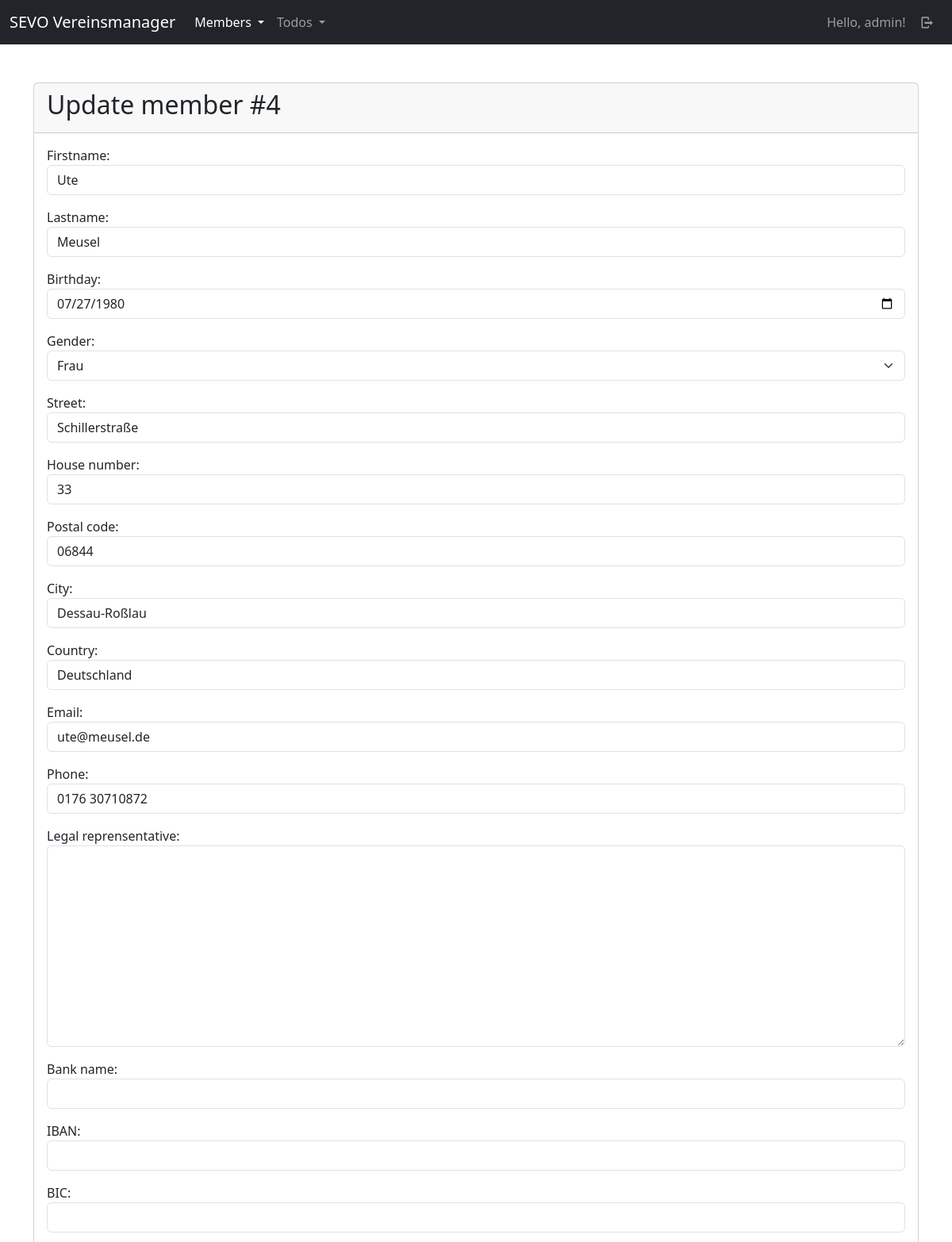
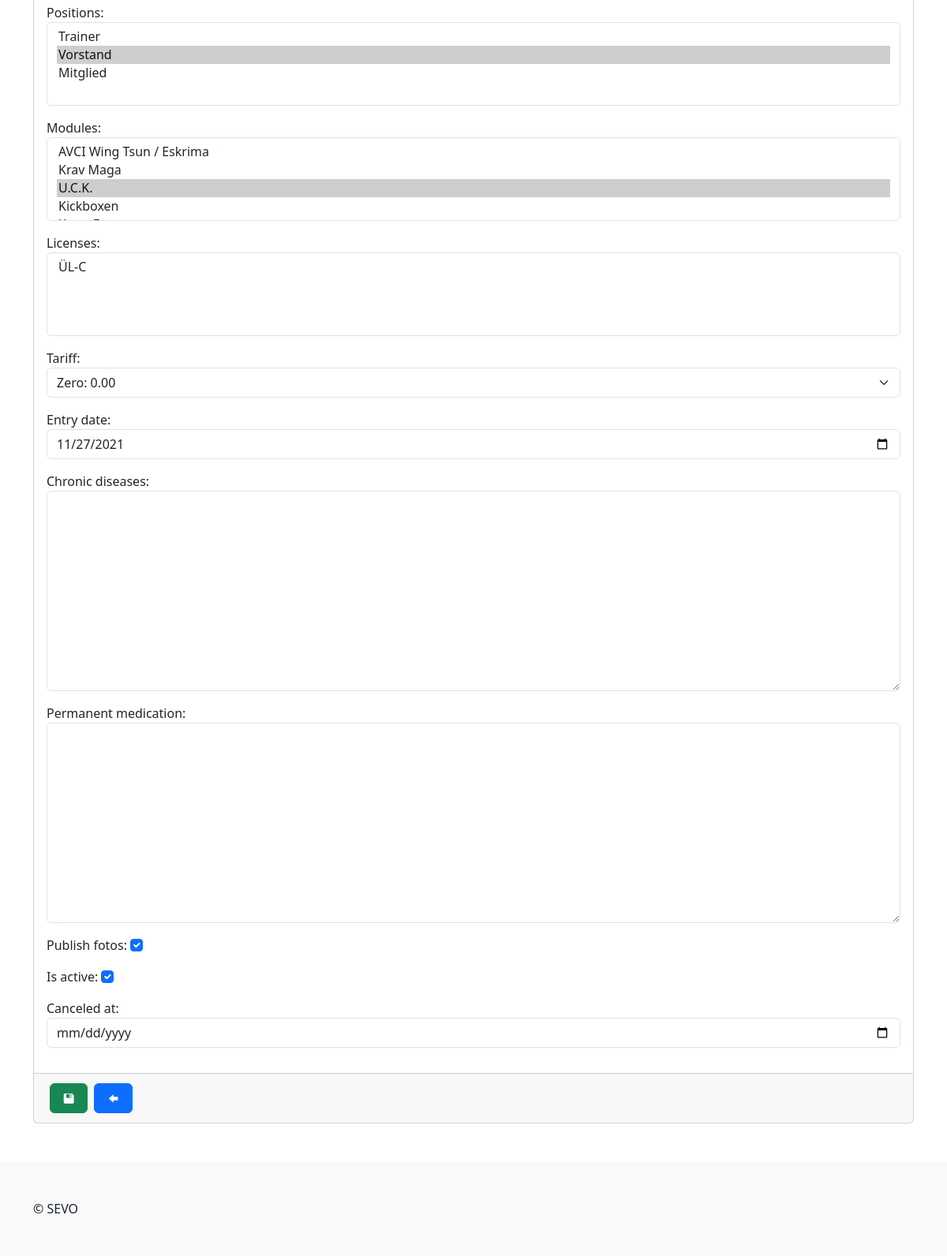
Page /mbrs/member/update/4 (signed in) on the committed database (2 pictures, top to bottom).
### members/models.py (models this page shows, shortened)
class Member(models.Model):
    firstname = models.CharField(max_length=255)
    lastname = models.CharField(max_length=255)
    birthday = models.DateField()
    gender = models.ForeignKey(Gender, blank=True, null=True, on_delete=models.SET_NULL)
    street = models.CharField(max_length=255)
    house_number = models.CharField(max_length=50)
    postal_code = models.CharField(max_length=50)
    city = models.CharField(max_length=255)
    country = models.CharField(max_length=255)
    email = models.EmailField(blank=True)
    phone = models.CharField(max_length=50, blank=True)
    legal_representative = models.TextField(blank=True)
    bankname = models.CharField(max_length=255, blank=True)
    iban = models.CharField(max_length=50, blank=True)
    bic = models.CharField(max_length=50, blank=True)
    positions = models.ManyToManyField(Position, blank=True)
    modules = models.ManyToManyField(Module, blank=True)
    licenses = models.ManyToManyField(License, blank=True)
    tariff = models.ForeignKey(Tariff, blank=True, null=True, on_delete=models.SET_NULL)
    entry_date = models.DateField(null=True)
    chronic_diseases = models.TextField(null=True, blank=True)
    permanent_medication = models.TextField(null=True, blank=True)
    publish_fotos = models.BooleanField(default=False)
    is_active = models.BooleanField(default=True)
    canceled_at = models.DateField(blank=True, null=True)
    created_at = models.DateTimeField(auto_now_add=True)
    updated_at = models.DateTimeField(auto_now=True)
    class Meta:
        ordering = ["-updated_at"]

### members/views/members.py (the view)
# urls.py: path("member/update/<int:id>", members.update, name="members-member-update"),
@login_required(login_url="sevo-auth-login")
def update(request, id):
    member = get_object_or_404(models.Member, id=id)
    if request.method == "POST":
        form = forms.MemberForm(request.POST, instance=member)
        if form.is_valid():
            form.save()
            messages.add_message(request, messages.SUCCESS, _("Member was updated!"))
            url = reverse("members-member-index")
            return HttpResponseRedirect(url)
        else:
            messages.add_message(request, messages.ERROR, _("Failed, member was not created!"))
    else:
        form = forms.MemberForm(instance=member)
    return render(request, "members/member/create_update.html",  {
        "title": _("Update member") + f" #{member.id}",
        "form": form,
        "submit_label": _("Update")
    })

### members/models.py (called while the page is built)
    def __str__(self):
        return self.title

    def __str__(self):
        return self.title

    def __str__(self):
        return f"{self.title}: {self.amount}"

    def __str__(self):
        return self.title

    def __str__(self):
        return f"{self.title}"

### members/templates/members/member/create_update.html (shortened to what this page needs)
{% extends "base_main.html" %}
{% load i18n %}
{% block main %}
    <div class="card">
        <form action="" method="post">
            <div class="card-header">
                <h2>{{ title }}</h2>
            </div>
            <div class="card-body">
                {% for field in form %}
                    <div class="mb-3">
                        {{ field.label_tag }}
                        {{ field }}
                    </div>
                {% endfor %}
            </div>
            <div class="card-footer">
                <div class="d-flex justify-content-start align-content-center">
                    <button type="submit" class="btn btn-success m-1"><i class="demo-icon icon-floppy"></i></button>
                    <button type="button" class="btn btn-primary back-link m-1"><i class="demo-icon icon-left"></i></button>
                </div>
            </div>
        </form>
    </div>
{%  endblock %}

### templates/partials/_navbar_drop_down.html (shortened to what this page needs)
{% load i18n %}
<nav class="navbar navbar-expand-lg navbar-dark bg-dark">
    <div class="container-fluid">
        <a class="navbar-brand" href="/">SEVO Vereinsmanager</a>
        <div class="collapse navbar-collapse" id="navbarContent">
            <ul class="navbar-nav me-auto mb-2 mb-lg-0">
                {% if user.is_authenticated %}
                <li class="nav-item dropdown">
                    <a class="nav-link dropdown-toggle {% if "mbrs" in request.path %} active{% endif %}"{% if "mbrs" in request.path %} aria-current="page"{% endif %} href="#" role="button" data-bs-toggle="dropdown" aria-expanded="false">
                      {% trans "Members" %}
                    </a>
                  </li>
                  <li class="nav-item dropdown">
                    <a class="nav-link dropdown-toggle {% if "tds" in request.path %} active{% endif %}"{% if "tds" in request.path %} aria-current="page"{% endif %} href="#" role="button" data-bs-toggle="dropdown" aria-expanded="false">
                      {% trans "Todos" %}
                    </a>
                  </li>
                {% endif %}
            </ul>
            <ul class="navbar-nav mb-2 mb-lg-0">
                {% if user.is_authenticated %}
                    <li class="nav-item">
                        <a class="nav-link" href="{% url "sevo-auth-user-detail" %}">{% trans "Hello" %}, {{ user }}!</a>
                    </li>
                    <li class="nav-item">
                        <a class="nav-link" href="{% url "sevo-auth-logout" %}"><i class="demo-icon icon-logout"></i></a>
                    </li>
                {% else %}
                    <li class="nav-item">
                        <a class="nav-link {% if "login" in request.path %} active{% endif %}"{% if "members" in request.path %} aria-current="page"{% endif %} href="{% url "sevo-auth-login" %}"><i class="demo-icon icon-user"></i></a>
                    </li>
                {% endif %}
            </ul>
        </div>
    </div>
</nav>

### rows in the picture
Member: form "Ute" "Meusel" "07/27/1980" "Frau" "Schillerstraße" "33" "06844" "Dessau-Roßlau" "Deutschland" "ute@meusel.de" "0176 30710872" "Zero: 0.00" "11/27/2021" "☑" "☑"

### other values in the picture
{{ user }} "admin"
{{ title }} "Update member #4"
{{ field.label_tag }} "Firstname:" "Lastname:" "Birthday:" "Gender:" "Street:" "House number:" "Postal code:" "City:" "Country:" "Email:" "Phone:" "Legal reprensentative:" "Bank name:" "IBAN:" "BIC:" "Positions:" "Modules:" "Licenses:" "Tariff:" "Entry date:" "Chronic diseases:" "Permanent medication:" "Publish fotos:" "Is active:" "Canceled at:"
